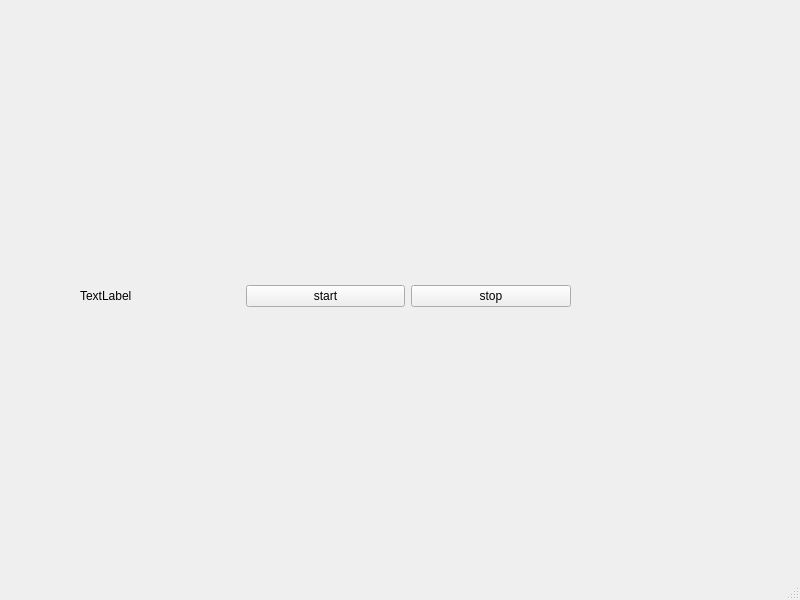
<?xml version="1.0" encoding="UTF-8"?>
<ui version="4.0">
 <class>MainWindow</class>
 <widget class="QMainWindow" name="MainWindow">
  <property name="geometry">
   <rect>
    <x>0</x>
    <y>0</y>
    <width>800</width>
    <height>600</height>
   </rect>
  </property>
  <property name="windowTitle">
   <string>MainWindow</string>
  </property>
  <widget class="QWidget" name="centralwidget">
   <widget class="QWidget" name="layoutWidget">
    <property name="geometry">
     <rect>
      <x>80</x>
      <y>260</y>
      <width>491</width>
      <height>72</height>
     </rect>
    </property>
    <layout class="QHBoxLayout" name="horizontalLayout_2">
     <item>
      <layout class="QHBoxLayout" name="horizontalLayout">
       <item>
        <widget class="QLabel" name="label">
         <property name="text">
          <string>TextLabel</string>
         </property>
        </widget>
       </item>
       <item>
        <widget class="QPushButton" name="start">
         <property name="text">
          <string>start</string>
         </property>
        </widget>
       </item>
       <item>
        <widget class="QPushButton" name="stop">
         <property name="text">
          <string>stop</string>
         </property>
        </widget>
       </item>
      </layout>
     </item>
    </layout>
   </widget>
  </widget>
  <widget class="QMenuBar" name="menubar">
   <property name="geometry">
    <rect>
     <x>0</x>
     <y>0</y>
     <width>800</width>
     <height>22</height>
    </rect>
   </property>
  </widget>
  <widget class="QStatusBar" name="statusbar"/>
 </widget>
 <resources/>
 <connections/>
</ui>
